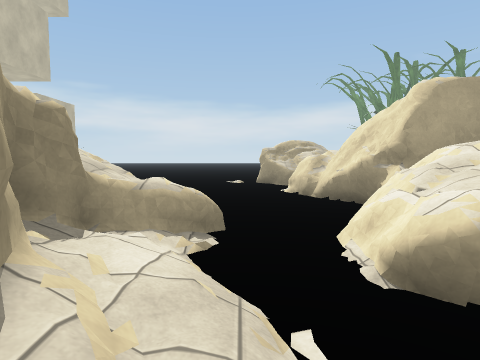
view 1 (above)

18 first-person views from a walk through a 3-D level made in the Unity game engine. The camera is 1.2 m above the floor, tilts 4° down and sees 75° across. The floor is counted in squares, 2 m on a side. Each view is taken from the middle of a square. On the plan, view 1 faces up. The plan holds only what a view shows up to about 9 squares ahead; the rest is blank. The place goes on beyond the plan. The player character is not drawn. Surface patterns are stand-ins for the level's own textures.

view 2
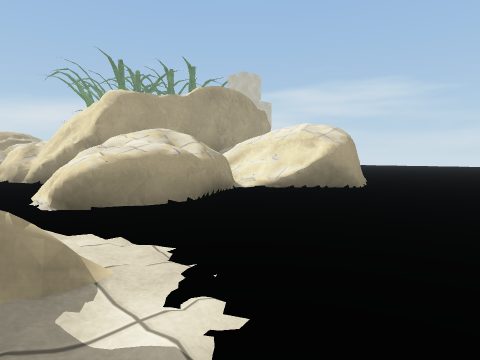

view 3
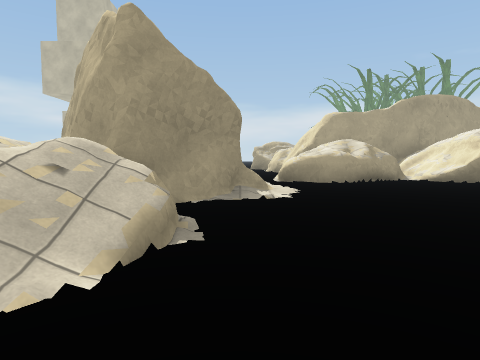

view 4
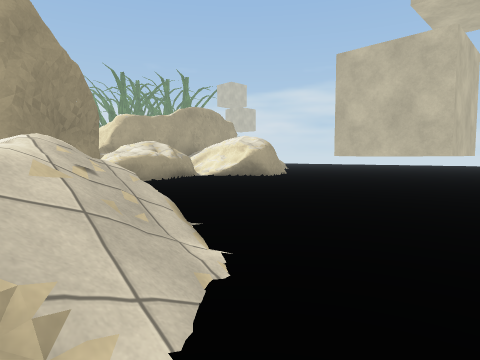

view 5
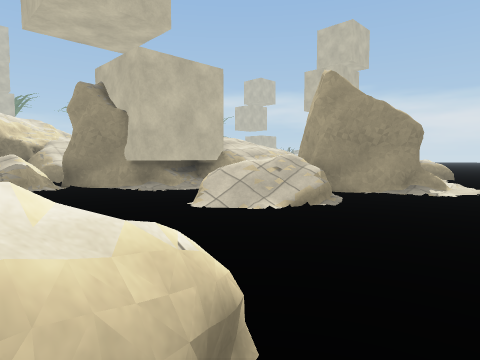

view 6
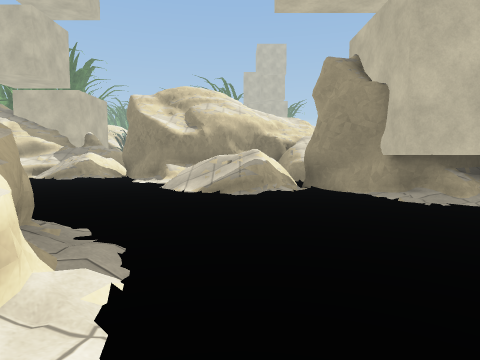

view 7
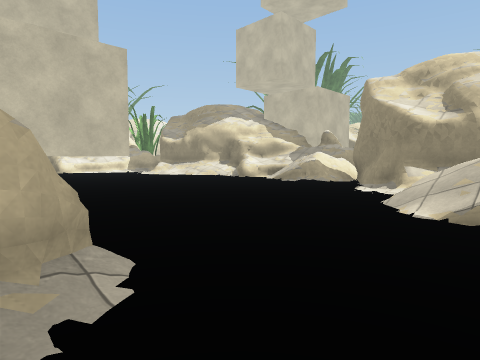

view 8
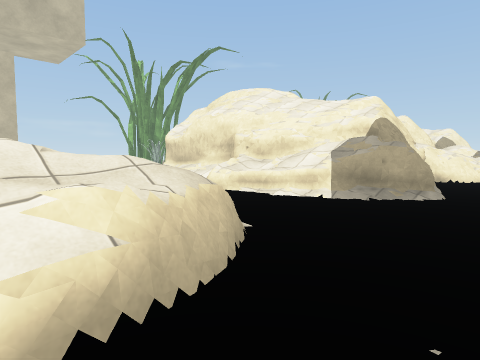

view 9
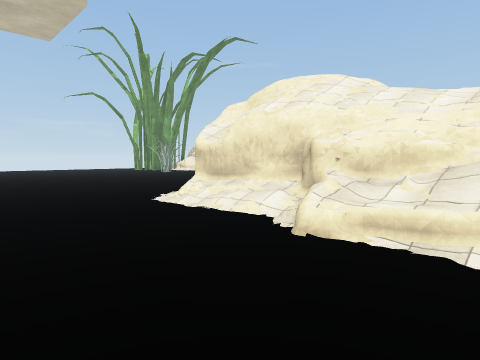

view 10
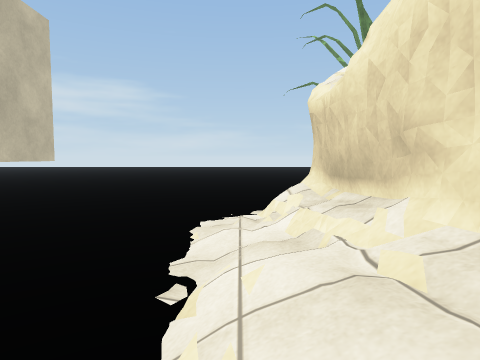

view 11
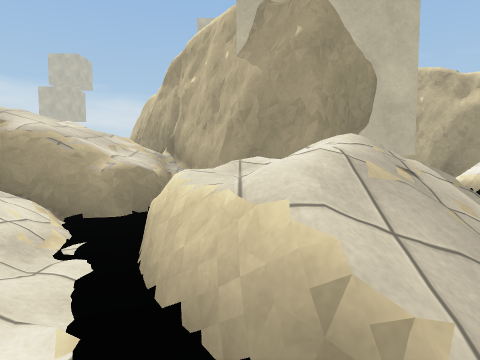

view 12
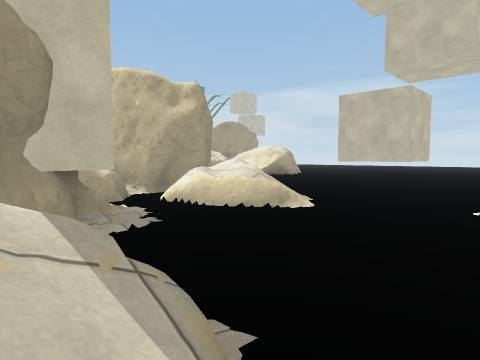

view 13
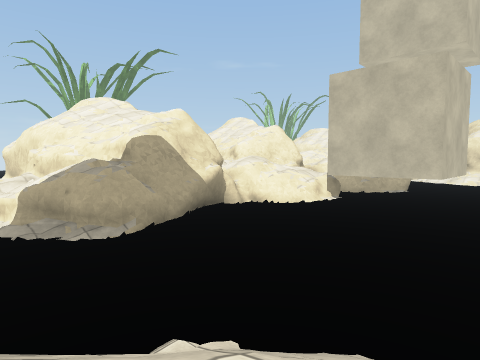

view 14
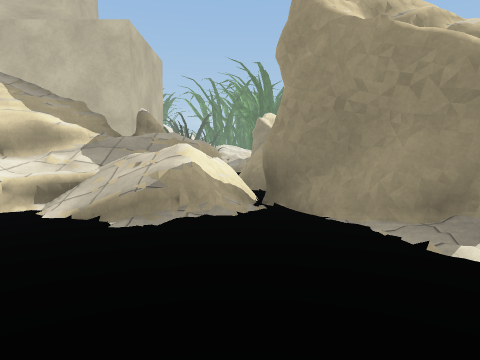

view 15
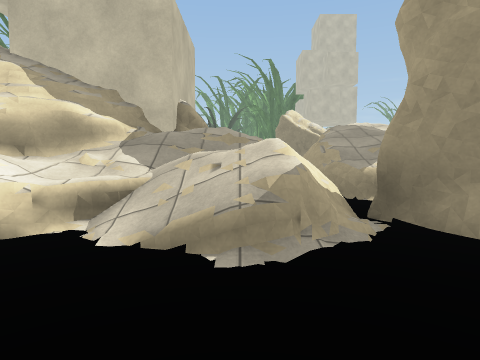

view 16
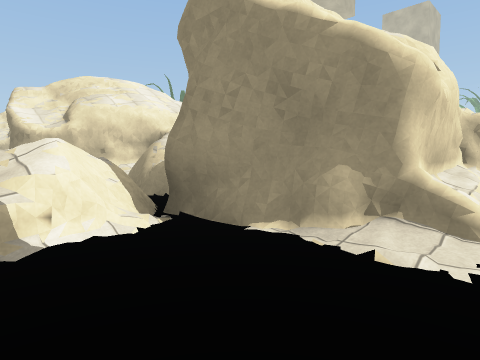

view 17
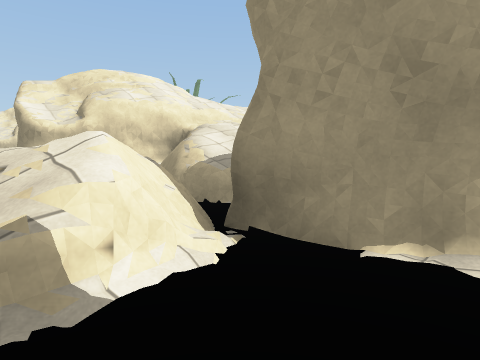

view 18
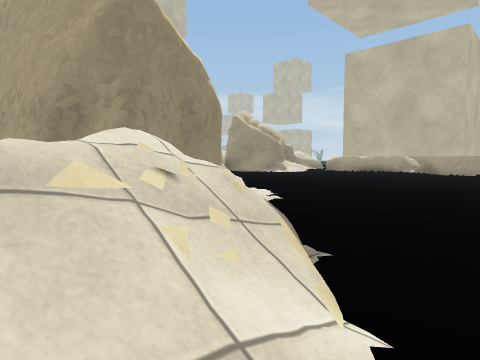

### Floor plan
Key: @ floor where view 1 was taken; # wall or solid block; . floor; / step, stairs or slope; = window, fence, low wall or low ledge; ^ raised ledge; O other object.
Columns run from 13 left of view 1 to 9 right of it. Each row starts with its distance up from view 1.
  9             ...  OO
  8             ...#
  7             ...#
  6           #^ ..##
  5            ^  ..###^
  4            ^^..## ^^
  3             ^.=###^^
  2            ##/^^#..#
  1             #/.....##..
  0              @.........
 -1          #####.........
 -2     #   ##/##......# .
 -3     ^#  #//==......##..
 -4     ^####/=#/......##..
 -5    #^^##/..=/..........
 -6    ##==#...............
 -7     #=///. .../........
 -8     ##=/. .#^^^////....
 -9     ##... .########/...
-10  ^ ##.... .#      ##..
-11 #=^#/...  .##     ##=/.
-12 ##///.......#     # ///
-13 ##/=/......##     #
-14  #===.....##      #

Where each view was taken, in squares from view 1:
view 1: 0 up, 0 right, facing up
view 2: 2 down, 0 right, facing up-right
view 3: 6 down, 0 right, facing up
view 4: 6 down, 2 left, facing up-right
view 5: 8 down, 2 right, facing up-left
view 6: 7 down, 0 right, facing left
view 7: 7 down, 2 left, facing down-left
view 8: 3 down, 4 left, facing down-right
view 9: 4 down, 1 left, facing down-right
view 10: 8 down, 2 right, facing right
view 11: 9 down, 7 left, facing up
view 12: 8 down, 6 left, facing up-right
view 13: 7 down, 7 left, facing down-right
view 14: 11 down, 6 left, facing left
view 15: 12 down, 7 left, facing left
view 16: 8 down, 8 right, facing down-left
view 17: 9 down, 8 right, facing down-left
view 18: 12 down, 9 right, facing up-left
